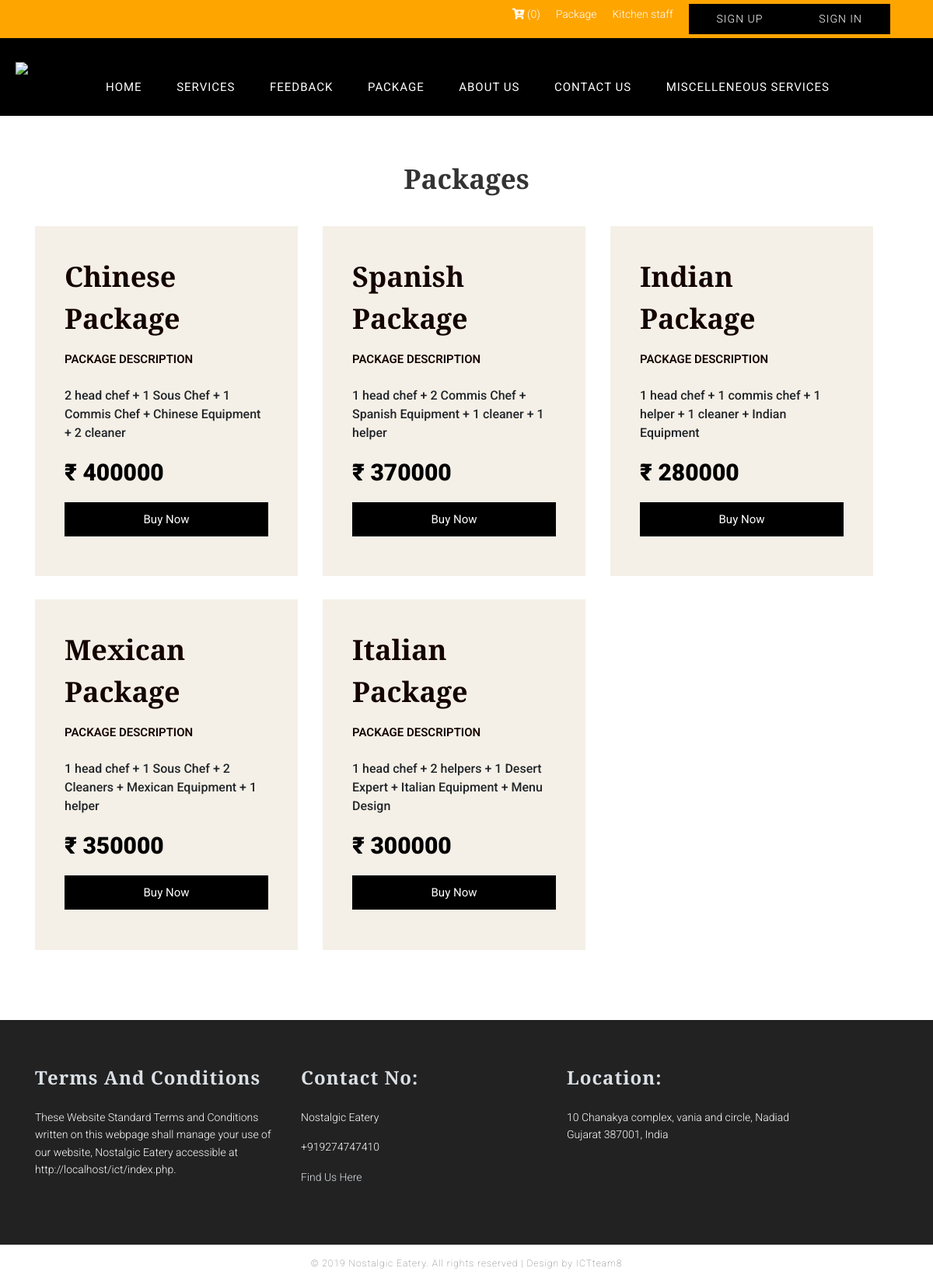
Page /show_package.php on the committed database.
### tables this page shows
CREATE TABLE `package` (
  `id` int(50) NOT NULL,
  `package_name` varchar(50) NOT NULL,
  `package_desc` varchar(500) NOT NULL,
  `package_price` int(7) NOT NULL,
  `created_at` datetime NOT NULL DEFAULT CURRENT_TIMESTAMP
);

### server.php (called while the page is built, shortened)
<?php
$servername = "localhost";
$username = "root";
$password = "";
$db = "ictatjcu_cons2";
$conn = mysqli_connect($servername, $username, $password, $db);
function print_packages($id = null)
{
	global $conn;
	$table = "package";
	$query = "SELECT * FROM " . $table;
	$query .= " order by id DESC";
	$query = mysqli_query($conn, $query);
	return  mysqli_fetch_all($query, MYSQLI_ASSOC);
}
?>

### show_package.php (the view, shortened to what this page needs)
<?php include('server.php'); ?>
<!doctype html>
<html>
<head>
	<?php require_once 'include/header_css.php'; ?>
</head>
<body>
	<div id="wrapper">
	    <?php include("include/nav.inc") ?>
		<section class="priceList">
			<div class="heading">
					<h2 class="section-title">Packages</h2>
			</div>
			<div class="container">
				<div class="row" style="width: 100%;">
					<?php
						$packages = print_packages();
						foreach ($packages as $key => $package) { ?>
							<div class="col-4">
								<div class="packages">
									<table>
										<tr>
											<td class="packname"><?php echo ucfirst($package['package_name']); ?></td>
										</tr>
										<tr>
											<td><h6>PACKAGE DESCRIPTION</h6></td></tr>
										<tr>
											<td><?php echo $package['package_desc']; ?></td></tr>
										<tr>
											<td> <div class="pricetag">₹ <?php echo $package['package_price']; ?></div></td></tr>
										<tr>
											<td>
												<a class="btn btn-primary" href="<?php echo ADMIN_ACTION_URL;?>?action=buy_package&id=<?php echo $package['id'];?>">Buy Now</a>
											</td>
										</tr>
									</table>
								</div>
							</div>
					<?php }	?>
				</div>
			</div>
		</section>
	</div>
	<?php include("include/footer.inc"); ?>
</body>
</html>

### style.css (style rules this page uses)
* { margin:0; padding:0; font-family: verdana; scroll-behavior:smooth; }
body { background:#fff;padding: 0px;margin: 0px; }
.btn { list-style: none; display: inline-block; float:right; }
#wrapper { width: 100%;float: left;margin-top: 0; }
h2.section-title { text-align:center; color:#333333; text-transform:capitalize; font-size:35px; text-decoration:none; margin-bottom: 50px;font-family: 'Playfair Display', serif;margin-top: 0px;font-weight: 700;margin-bottom: 15px; }
table { border-collapse:collapse; width:100%; margin-bottom:5%; }
td,th { text-align:center; padding:8px;font-family: "Roboto", sans-serif;font-weight: 500; width: 100%; float: left; }
.packname { font-size: 36px;color: #140400;font-family: 'Playfair Display', serif;font-weight: 700; }
.packages td h6 { font-size: 15px;color: #140400;font-family: "Roboto", sans-serif;font-weight: 600 !important;margin-bottom: 10px; }
.pricetag { font-size: 30px;color: #000000;font-family: "Roboto", sans-serif;font-weight: 900; }
td .btn { font-family: "Roboto", sans-serif;font-weight: 400;background-color: #000;border: 0px;font-size: 15px;color: #fff;padding: 13px 30px !important; border-radius: 0px;width: 100%;line-height: normal !important; }
.container { width: 1170px;margin: 0 auto; }
.heading { width: 100%;float: left;text-align: center;margin-bottom: 25px; }
.packages { width: 338px;height: auto;float: left;background-color: #f5f0e7;margin-bottom: 30px;padding: 30px; }
.priceList { padding: 60px 0px;width: 100%;float: left; }
body { font-family: $font-default; font-weight: 100; }
.btn { border-radius: 0px;background-color: #000;padding: 8px 35px; }
#kitchen_stat th, td { width: auto; float: none; text-align: left; }

### rows in the picture
package: package_name "Chinese Package", package_desc "2 head chef + 1 Sous Chef + 1 Commis Chef + Chinese Equipment + 2 cleaner", package_price "400000"
package: package_name "Spanish Package", package_desc "1 head chef + 2 Commis Chef + Spanish Equipment + 1 cleaner + 1 helper", package_price "370000"
package: package_name "Indian Package", package_desc "1 head chef + 1 commis chef + 1 helper + 1 cleaner + Indian Equipment", package_price "280000"
package: package_name "Mexican Package", package_desc "1 head chef + 1 Sous Chef + 2 Cleaners + Mexican Equipment + 1 helper", package_price "350000"
package: package_name "Italian Package", package_desc "1 head chef + 2 helpers + 1 Desert Expert + Italian Equipment + Menu Design", package_price "300000"

### other values in the picture
$cart_count "0"
